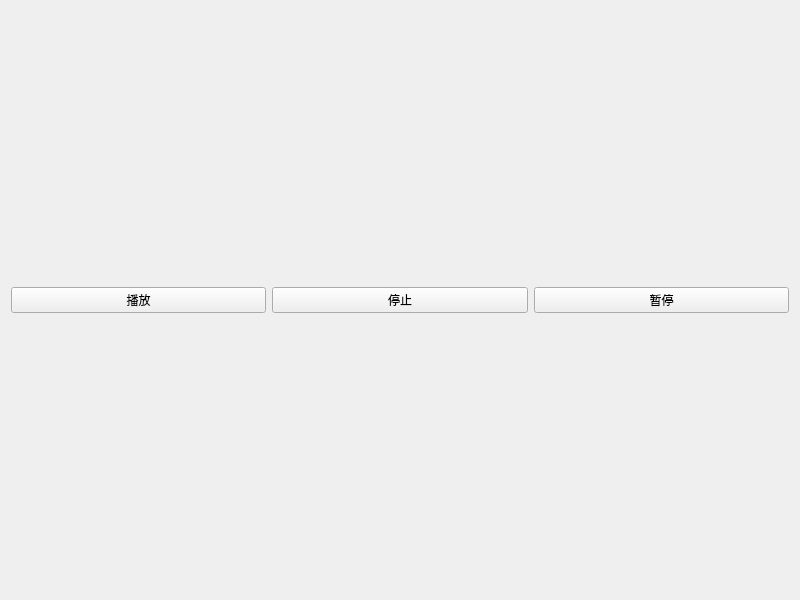
<?xml version="1.0" encoding="UTF-8"?>
<ui version="4.0">
 <class>Widget</class>
 <widget class="QWidget" name="Widget">
  <property name="geometry">
   <rect>
    <x>0</x>
    <y>0</y>
    <width>800</width>
    <height>600</height>
   </rect>
  </property>
  <property name="windowTitle">
   <string>NoAudioPlayer</string>
  </property>
  <layout class="QVBoxLayout" name="verticalLayout">
   <item>
    <layout class="QGridLayout" name="gridLayout">
     <item row="0" column="0">
      <widget class="QPushButton" name="playBtn">
       <property name="text">
        <string>播放</string>
       </property>
      </widget>
     </item>
     <item row="0" column="1">
      <widget class="QPushButton" name="stopBtn">
       <property name="text">
        <string>停止</string>
       </property>
      </widget>
     </item>
     <item row="0" column="2">
      <widget class="QPushButton" name="pauseBtn">
       <property name="text">
        <string>暂停</string>
       </property>
      </widget>
     </item>
    </layout>
   </item>
  </layout>
 </widget>
 <layoutdefault spacing="6" margin="11"/>
 <resources/>
 <connections/>
</ui>
